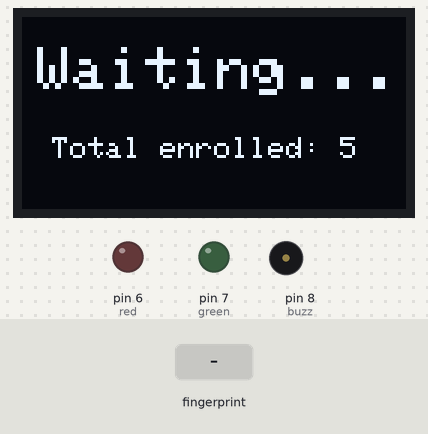
This sketch was run on a simulated Arduino Uno, built with avr-gcc and run on an emulated ATmega328P. Parts: 128×64 one-colour display, output pins drawn as LEDs (lit = HIGH), buzzer (waves = sounding, pin HIGH). Inputs (shaded band) come from the test bench. The display library's start-up logo is not drawn; what the sketch prints to the serial monitor is not drawn.

Above: at 4.2 s.
4.3 s: finger stored as number 1 placed on the sensor
At 4.78 s:
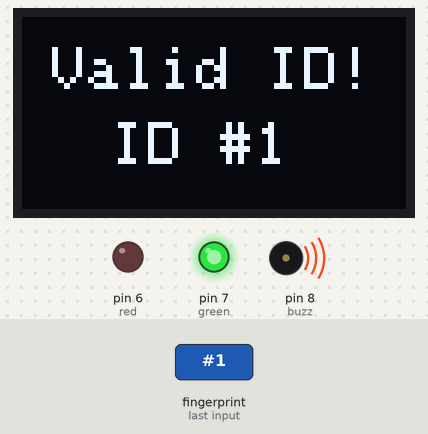
At 5.2 s:
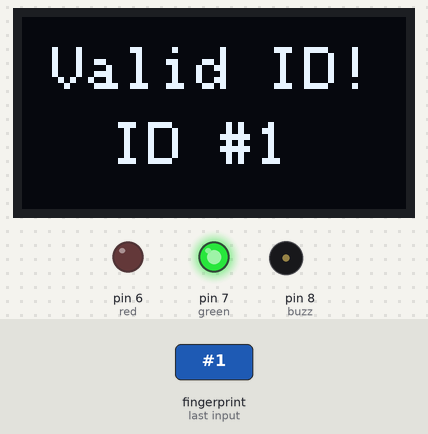
Timing chart, 0 to 7.3 s (numbered marks = the images above; inputs shaded):
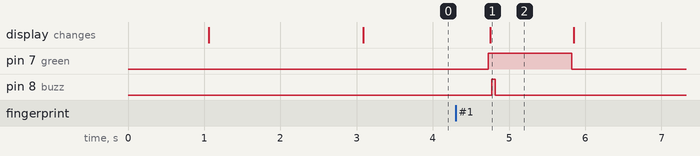

The sketch:

Biometric_Attendance.ino
```cpp
#include <Adafruit_Fingerprint.h>
#include <SoftwareSerial.h>
#include <TimeLib.h>
#include <Adafruit_SSD1306.h>
#include <avr/pgmspace.h>

#define SCREEN_WIDTH 128
#define SCREEN_HEIGHT 64

#define TIME_HEADER "T"
#define TIME_REQUEST 7

SoftwareSerial B(9, 10);

#define OLED_RESET -1
#define SCREEN_ADDRESS 0x3C
Adafruit_SSD1306 display(SCREEN_WIDTH, SCREEN_HEIGHT, &Wire, OLED_RESET);

SoftwareSerial mySerial(2, 3);
Adafruit_Fingerprint finger = Adafruit_Fingerprint(&mySerial);

const char string0[] PROGMEM = "Flavia1";
const char string1[] PROGMEM = "Flavia2";
const char string2[] PROGMEM = "Flavia3";
const char string3[] PROGMEM = "Flavia4";
const char string4[] PROGMEM = "Flavia5";

const char* const name[] PROGMEM = {string0, string1, string2, string3, string4};

byte u[5] = {0, 0, 0, 0, 0};
byte id;
char result1[11]; // Buffer for date (MM/DD/YYYY)
char result2[9];  // Buffer for time (HH:MM:SS)

byte buzz = 8;
byte green = 7;
byte red = 6;

void setup() {
  Serial.begin(9600);
  pinMode(buzz, OUTPUT);
  pinMode(red, OUTPUT);
  pinMode(green, OUTPUT);

  B.begin(9600);
  finger.begin(57600);
  if (!display.begin(SSD1306_SWITCHCAPVCC, SCREEN_ADDRESS)) {
    Serial.println(F("SSD1306 allocation failed"));
    for (;;) {
    } // Don't proceed, loop forever
  }

  display.display();
  delay(2000);
  display.clearDisplay();
  while (!Serial)
    ;
  setSyncProvider(requestSync);
  Serial.println(F("Waiting for sync message"));
  if (Serial.available()) {
    processSyncMessage();
  }
}

void processSyncMessage() {
  unsigned long pctime;
  const unsigned long DEFAULT_TIME = 1357041600; // Jan 1 2013

  if (Serial.find(TIME_HEADER)) {
    pctime = Serial.parseInt();
    if (pctime >= DEFAULT_TIME) {
      setTime(pctime);
    }
  }
}

time_t requestSync() {
  Serial.write(TIME_REQUEST);
  return 0;
}

void loop() {
  digitalWrite(red, LOW);
  digitalWrite(green, LOW);

  mySerial.listen();
  int p = -1;
  int p1 = -1;

    display.clearDisplay();
    display.setTextSize(2);
    display.setTextColor(WHITE);
    display.setCursor(5, 10);
    display.println(F("Waiting..."));
    display.setTextSize(1);
    display.setCursor(10, 40);
    display.print(F("Total enrolled: "));
    finger.getTemplateCount();
    display.print(finger.templateCount);
    display.display();

  while (p != FINGERPRINT_OK) {
    p = finger.getImage();
    p1 = finger.fingerSearch();
    if (p == FINGERPRINT_OK && finger.image2Tz() == FINGERPRINT_OK && p1 == FINGERPRINT_OK) {
      digitalWrite(green, HIGH);
      id = finger.fingerID;

      display.clearDisplay();
      display.setTextSize(2);
      display.setTextColor(WHITE);
      display.setCursor(10, 10);
      display.println(F("Valid ID!"));
      display.setCursor(30, 35);
      display.print(F("ID #"));
      display.print(finger.fingerID);
      display.display();

      if (Serial.available()) {
        processSyncMessage();
      }
      if (timeStatus() != timeNotSet) {
        B.listen();
        int d = day();
        int m = month();
        int y = year();
        snprintf_P(result1, sizeof(result1), PSTR("%02d/%02d/%04d"), d, m, y);

        int h = hour();
        int min = minute();
        int sec = second();
        snprintf_P(result2, sizeof(result2), PSTR("%02d:%02d:%02d"), h, min, sec);
      }
      B.print(result1);
      B.print(F(","));
      B.print(result2);
      B.print(F(","));
      B.print(reinterpret_cast<const __FlashStringHelper *>(pgm_read_word(&(name[id - 1]))));
      B.print(F(","));
      B.print(id);
      B.print(F(","));
      if (u[id - 1] == 0) {
        B.print(F("In"));
        u[id - 1] = 1;
      } else if (u[id - 1] == 1) {
        B.print(F("Out"));
        u[id - 1] = 0;
      }

      B.print(F(";"));
      digitalWrite(buzz, HIGH);
      delay(50);
      digitalWrite(buzz, LOW);
      delay(950);
    } else if (p == FINGERPRINT_OK && finger.image2Tz() == FINGERPRINT_OK && p1 == FINGERPRINT_NOTFOUND) {
      digitalWrite(red, HIGH);
      display.clearDisplay();
      display.setTextSize(2);
      display.setTextColor(WHITE);
      display.setCursor(20, 25);
      display.println(F("Invalid"));
      display.display();
      digitalWrite(buzz, HIGH);
      delay(1000);
      digitalWrite(buzz, LOW);
    }
  }
  delay(50);
}
```

Measured:
- after the input at 4.3 s, pin 7 (green): LOW → HIGH after 0.43 s, → LOW 1.1 s later; pin 8 (buzz): LOW → HIGH after 0.47 s, → LOW 0.05 s later; the display: changes after 0.46 s (image 1)
- what the display in image 1 shows lasts 1.1 s, from 4.8 s to 5.9 s
